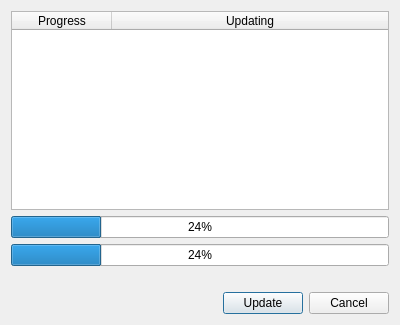
<?xml version="1.0" encoding="UTF-8"?>
<ui version="4.0">
 <class>XYZUpdateDlg</class>
 <widget class="QDialog" name="XYZUpdateDlg">
  <property name="geometry">
   <rect>
    <x>0</x>
    <y>0</y>
    <width>400</width>
    <height>325</height>
   </rect>
  </property>
  <property name="windowTitle">
   <string>Updating</string>
  </property>
  <layout class="QVBoxLayout" name="verticalLayout">
   <item>
    <widget class="QTableWidget" name="tableWidget">
     <property name="editTriggers">
      <set>QAbstractItemView::NoEditTriggers</set>
     </property>
     <attribute name="horizontalHeaderStretchLastSection">
      <bool>true</bool>
     </attribute>
     <attribute name="verticalHeaderVisible">
      <bool>false</bool>
     </attribute>
     <attribute name="verticalHeaderDefaultSectionSize">
      <number>25</number>
     </attribute>
     <column>
      <property name="text">
       <string>Progress</string>
      </property>
     </column>
     <column>
      <property name="text">
       <string>Updating</string>
      </property>
     </column>
    </widget>
   </item>
   <item>
    <widget class="QProgressBar" name="pb1">
     <property name="value">
      <number>24</number>
     </property>
    </widget>
   </item>
   <item>
    <widget class="QProgressBar" name="pb2">
     <property name="value">
      <number>24</number>
     </property>
    </widget>
   </item>
   <item>
    <widget class="QLabel" name="lblInfo">
     <property name="text">
      <string/>
     </property>
    </widget>
   </item>
   <item>
    <layout class="QHBoxLayout" name="horizontalLayout">
     <item>
      <spacer name="horizontalSpacer">
       <property name="orientation">
        <enum>Qt::Horizontal</enum>
       </property>
       <property name="sizeHint" stdset="0">
        <size>
         <width>40</width>
         <height>20</height>
        </size>
       </property>
      </spacer>
     </item>
     <item>
      <widget class="QPushButton" name="btnUpdate">
       <property name="text">
        <string>Update</string>
       </property>
      </widget>
     </item>
     <item>
      <widget class="QPushButton" name="btnCancel">
       <property name="text">
        <string>Cancel</string>
       </property>
      </widget>
     </item>
    </layout>
   </item>
  </layout>
 </widget>
 <resources/>
 <connections>
  <connection>
   <sender>btnCancel</sender>
   <signal>clicked()</signal>
   <receiver>XYZUpdateDlg</receiver>
   <slot>reject()</slot>
   <hints>
    <hint type="sourcelabel">
     <x>352</x>
     <y>278</y>
    </hint>
    <hint type="destinationlabel">
     <x>199</x>
     <y>149</y>
    </hint>
   </hints>
  </connection>
 </connections>
</ui>
